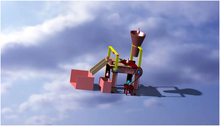
%> input picture cad model.png, 220 x 126 px, shrunk from 757 x 432 before the run
$ octave k_means_img_seg.m   (GNU Octave 9; MATLAB toolbox functions it lacks are replaced by stand-ins)
%> lines starting %> are read from the running program, lines starting %| are printed output that depends on the picture; in (x1, y1, x2, y2) boxes, pixels count from 0 and x2, y2 are one past the last pixel; in counts of white or black regions, pixels touching at a corner belong together; the program's own positions count from 1
%利用k均值聚类算法进行图像分割k_means
%可以选择类别个数n
%初始聚类中心从对象集中随机选取
%迭代中止条件1.最大循环次数2.聚类中心收敛误差
%输入：簇的数目k和包含n个对象的数据库
%输出：k个簇，使平方误差准则最小
clc;
clear;
close all;
[filename,filepath]=uigetfile('on1.jpeg');
%> the answer given: ../cad model.png
str=[filepath filename];
Img=imread(str);
%> Img is the input picture: size 126x220x3 uint8; mean R, G, B 147.5, 155.2, 193.1
Img=rgb2gray(Img);
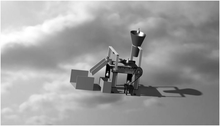
%> Img: size 126x220 uint8; min 0, max 255, mean 157.2
[M N]=size(Img);
%> M = 126; N = 220
Img_o=zeros(M,N);

n=3;%簇的个数，即分为几类，至少为2
e=0.01;%迭代停止使用的误差容限
k=zeros(1,n);
k_bar=zeros(1,n);%存放簇平均值
k_pos=zeros(n,2);
for i=1:length(k)
    k_pos(i,1)=uint8(M*rand(1));
    k_pos(i,2)=uint8(N*rand(1));
    k(i)=Img(k_pos(i,1),k_pos(i,2));
end
%> after the loop, k = [133 150 193]; k_pos = [106 167; 53 57; 64 89]
d=zeros(1,length(k));%存放像素到聚类中心距离
k
%> k = [133 150 193]
%求初始误差准则函数E的值
%求欧式距离并分类
for i=1:M
    for j=1:N
        for dim=1:length(k)
            d(dim)=abs(double(Img(i,j))-double(k(dim)));
        end
        temp=min(d);
        Img_o(i,j)=find(d==temp,1,'first');
    end
end
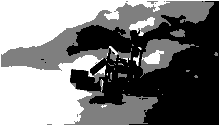
%> Img_o: size 126x220 double; min 1, max 3, mean 1.98; drawn with min black and max white
%> after the loop, d = [94 77 34]
for i=1:length(k)
    Img_o(k_pos(i))=i;
end
%> this loop made 3 passes
%> Img_o: size 126x220 double; 0.01% of pixels changed, all inside (x1, y1, x2, y2) = (0, 52, 1, 106)
% figure,imshow(Img_o,[]);
%簇平均值
for i=1:length(k)
    temp=find(Img_o==i);
    k_bar(i)=sum(Img(temp))/numel(temp);
end
%> after the loop, k_bar = [112.5 154.5 205.8]
k_bar
%> k_bar = [112.5 154.5 205.8]
%E
E=0;
for i=1:length(k)
    temp=find(Img_o==i);
    j=(double(Img(temp))/255-double(k_bar(i))/255).^2/numel(temp);
    E=E+sum(j);
end
%> this loop made 3 passes
%> E on passes 1 to 3: 0.0124, 0.0136, 0.0197
E
%> E = 0.0197
%迭代直到最优
%> (the run ends here)
